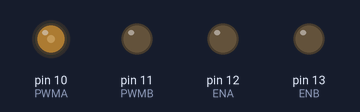
This sketch was run on a simulated Arduino Uno, built with avr-gcc and run on an emulated ATmega328P. Shown: output pins drawn as LEDs (lit = HIGH).

Above: at 0.1 s.
Timing chart, 0 to 1.6 s (numbered marks = the images above):
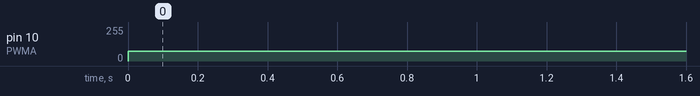

The sketch:

Module_5.4.ino
```cpp
const int PWMA = 10;
const int PWMB = 11;
const int ENA = 12;
const int ENB = 13;


void setup() {
  // put your setup code here, to run once:
pinMode(ENA, OUTPUT);
pinMode(ENB, OUTPUT);
pinMode(PWMA, OUTPUT);
pinMode(PWMB, OUTPUT);

Serial.begin(9600);
}

void loop() {

digitalWrite(ENA, LOW);
analogWrite(PWMA, 75);
delay(2000);


}
```

Measured:
- by itself, pin 10 (PWMA): 0/255 → 75/255 at 0.00 s
